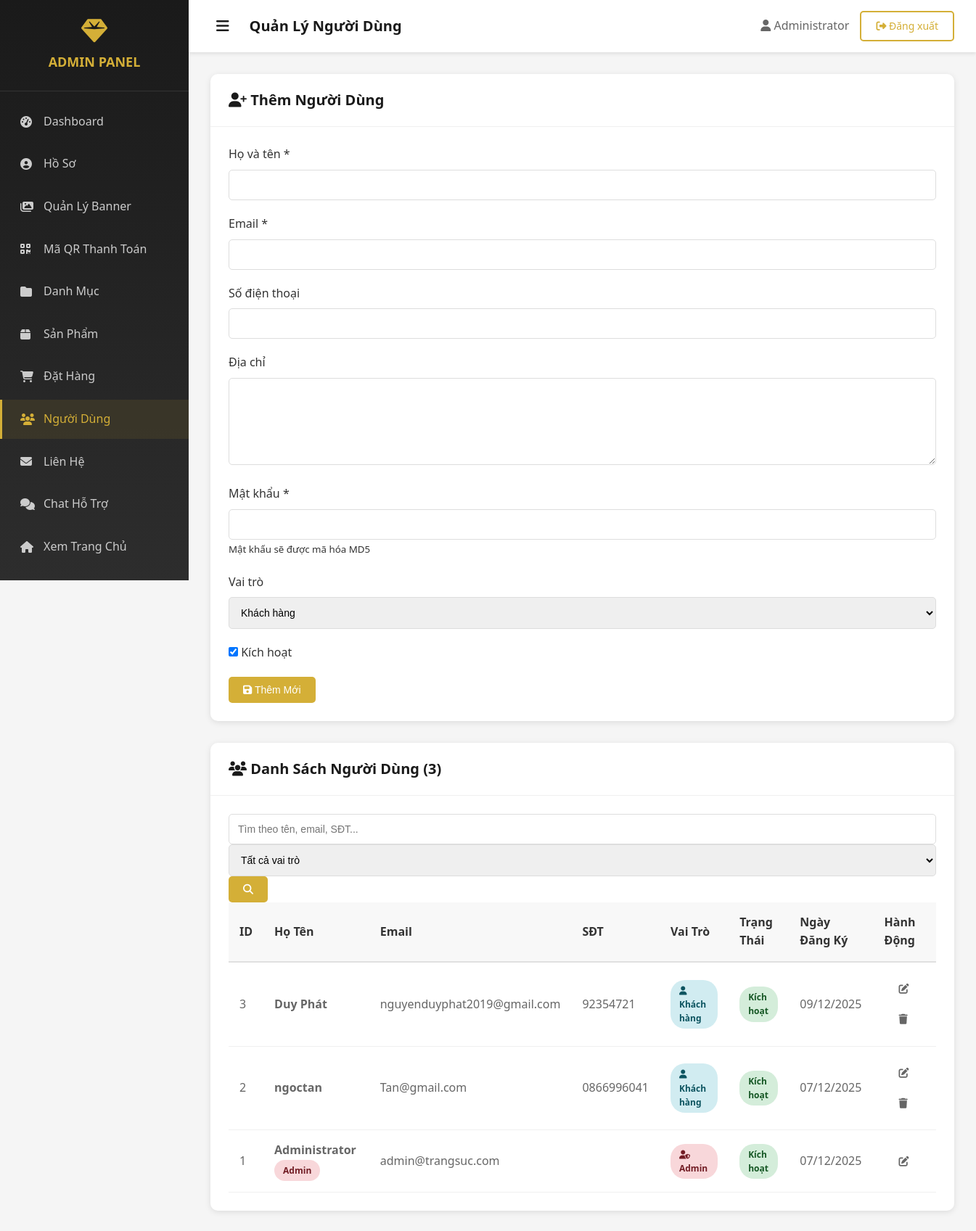
The page /admin/users.php (signed in) on the database its author committed.
### tables this page shows
CREATE TABLE `users` (
  `id` int(11) NOT NULL,
  `fullname` varchar(100) NOT NULL,
  `email` varchar(100) NOT NULL,
  `phone` varchar(20) DEFAULT NULL,
  `password` varchar(255) NOT NULL,
  `address` text DEFAULT NULL,
  `role` enum('admin','user') DEFAULT 'user',
  `status` tinyint(1) DEFAULT 1,
  `created_at` timestamp NOT NULL DEFAULT current_timestamp(),
  `updated_at` timestamp NOT NULL DEFAULT current_timestamp() ON UPDATE current_timestamp()
);

### admin/users.php (the view, shortened to what this page needs)
<?php
require_once 'check_admin.php';
$page = isset($_GET['page']) ? (int)$_GET['page'] : 1;
$limit = 20;
$offset = ($page - 1) * $limit;
$search = '';
$where = '';
$sql = "SELECT * FROM users $where ORDER BY created_at DESC LIMIT $limit OFFSET $offset";
$users = mysqli_query($conn, $sql);
$total = mysqli_fetch_assoc(mysqli_query($conn, "SELECT COUNT(*) as count FROM users $where"))['count'];
$edit_user = null;
include 'includes/header.php';
?>
<div class="row">
    <div class="col-md-4">
        <div class="admin-card">
            <div class="admin-card-header">
                <h3><i class="fas fa-user-plus"></i> <?php echo $edit_user ? 'Sửa Người Dùng' : 'Thêm Người Dùng'; ?></h3>
            </div>
            <div class="admin-card-body">
                <form method="POST">
                    <div class="form-group">
                        <label>Họ và tên <span class="text-danger">*</span></label>
                        <input type="text" name="fullname" class="form-control" required
                               value="<?php echo $edit_user['fullname'] ?? ''; ?>">
                    </div>
                    <div class="form-group">
                        <label>Email <span class="text-danger">*</span></label>
                        <input type="email" name="email" class="form-control" required
                               value="<?php echo $edit_user['email'] ?? ''; ?>">
                    </div>
                    <div class="form-group">
                        <label>Số điện thoại</label>
                        <input type="text" name="phone" class="form-control"
                               value="<?php echo $edit_user['phone'] ?? ''; ?>">
                    </div>
                    <div class="form-group">
                        <label>Địa chỉ</label>
                        <textarea name="address" class="form-control" rows="2"><?php echo $edit_user['address'] ?? ''; ?></textarea>
                    </div>
                    <div class="form-group">
                        <label>Mật khẩu <?php echo $edit_user ? '' : '<span class="text-danger">*</span>'; ?></label>
                        <input type="password" name="password" class="form-control"
                               <?php echo $edit_user ? '' : 'required'; ?>
                               placeholder="<?php echo $edit_user ? 'Để trống nếu không đổi' : ''; ?>">
                        <small class="text-muted">Mật khẩu sẽ được mã hóa MD5</small>
                    </div>
                    <div class="form-group">
                        <label>Vai trò</label>
                        <select name="role" class="form-control">
                            <option value="user" <?php echo ($edit_user['role'] ?? '') == 'user' ? 'selected' : ''; ?>>Khách hàng</option>
                        </select>
                    </div>
                    <div class="form-group">
                        <label>
                            <input type="checkbox" name="status" <?php echo ($edit_user['status'] ?? 1) == 1 ? 'checked' : ''; ?>>
                            Kích hoạt
                        </label>
                    </div>
                    <button type="submit" class="btn btn-primary">
                        <i class="fas fa-save"></i> <?php echo $edit_user ? 'Cập Nhật' : 'Thêm Mới'; ?>
                    </button>
                </form>
            </div>
        </div>
    </div>
    <div class="col-md-8">
        <div class="admin-card">
            <div class="admin-card-header">
                <h3><i class="fas fa-users"></i> Danh Sách Người Dùng (<?php echo $total; ?>)</h3>
            </div>
            <div class="admin-card-body">
                <form method="GET" class="filter-form">
                    <div class="row">
                        <div class="col-md-6">
                            <input type="text" name="search" class="form-control"
                                   placeholder="Tìm theo tên, email, SĐT..."
                                   value="<?php echo htmlspecialchars($search); ?>">
                        </div>
                        <div class="col-md-4">
                            <select name="role" class="form-control">
                                <option value="">Tất cả vai trò</option>
                            </select>
                        </div>
                        <div class="col-md-2">
                            <button type="submit" class="btn btn-primary btn-block">
                                <i class="fas fa-search"></i>
                            </button>
                        </div>
                    </div>
                </form>
                <div class="table-responsive">
                    <table class="admin-table">
                        <thead>
                            <tr>
                                <th>ID</th>
                                <th>Họ Tên</th>
                                <th>Email</th>
                                <th>SĐT</th>
                                <th>Vai Trò</th>
                                <th>Trạng Thái</th>
                                <th>Ngày Đăng Ký</th>
                                <th>Hành Động</th>
                            </tr>
                        </thead>
                        <tbody>
                            <?php while($user = mysqli_fetch_assoc($users)): ?>
                            <tr>
                                <td><?php echo $user['id']; ?></td>
                                <td>
                                    <strong><?php echo htmlspecialchars($user['fullname']); ?></strong>
                                    <?php if($user['role'] == 'admin'): ?>
                                    <span class="badge badge-danger">Admin</span>
                                    <?php endif; ?>
                                </td>
                                <td><?php echo htmlspecialchars($user['email']); ?></td>
                                <td><?php echo htmlspecialchars($user['phone']); ?></td>
                                <td>
                                    <?php if($user['role'] == 'admin'): ?>
                                    <span class="badge badge-danger"><i class="fas fa-user-shield"></i> Admin</span>
                                    <?php else: ?>
                                    <span class="badge badge-info"><i class="fas fa-user"></i> Khách hàng</span>
                                    <?php endif; ?>
                                </td>
                                <td>
                                    <a href="<?php echo $_SERVER['PHP_SELF']; ?>?toggle_status=<?php echo $user['id']; ?>"
                                       onclick="return confirm('Thay đổi trạng thái?')">
                                        <?php if($user['status'] == 1): ?>
                                        <span class="badge badge-success">Kích hoạt</span>
                                        <?php else: ?>
                                        <span class="badge badge-secondary">Khóa</span>
                                        <?php endif; ?>
                                    </a>
                                </td>
                                <td><?php echo date('d/m/Y', strtotime($user['created_at'])); ?></td>
                                <td>
                                    <a href="<?php echo $_SERVER['PHP_SELF']; ?>?edit=<?php echo $user['id']; ?>" class="btn btn-sm btn-info" title="Sửa">
                                        <i class="fas fa-edit"></i>
                                    </a>
                                    <?php if($user['role'] != 'admin'): ?>
                                    <a href="<?php echo $_SERVER['PHP_SELF']; ?>?delete=<?php echo $user['id']; ?>" class="btn btn-sm btn-danger"
                                       onclick="return confirm('Xóa người dùng này?')" title="Xóa">
                                        <i class="fas fa-trash"></i>
                                    </a>
                                    <?php endif; ?>
                                </td>
                            </tr>
                            <?php endwhile; ?>
                        </tbody>
                    </table>
                </div>
            </div>
        </div>
    </div>
</div>
<?php include 'includes/footer.php'; ?>

### assets/css/style.css (style rules this page uses)
* { margin: 0; padding: 0; box-sizing: border-box; }
body { font-family: 'Segoe UI', Tahoma, Geneva, Verdana, sans-serif; line-height: 1.6; color: #333; background-color: #f8f8f8; }
a { text-decoration: none; color: inherit; transition: all 0.3s ease; }
.btn { padding: 10px 20px; border: none; border-radius: 5px; cursor: pointer; font-size: 14px; font-weight: 500; transition: all 0.3s; text-align: center; display: inline-block; }
.btn-primary { background: #d4af37; color: #fff; flex: 1; }
.form-group { margin-bottom: 20px; }
.form-group label { display: block; margin-bottom: 8px; font-weight: 500; color: #333; }
.form-control { width: 100%; padding: 12px; border: 1px solid #ddd; border-radius: 5px; font-size: 14px; transition: border-color 0.3s; }
textarea.form-control { resize: vertical; min-height: 120px; }

### admin/assets/css/admin.css (style rules this page uses)
.admin-body { background: #f5f5f5; font-family: 'Segoe UI', Tahoma, Geneva, Verdana, sans-serif; }
.admin-card { background: #fff; border-radius: 10px; box-shadow: 0 2px 8px rgba(0,0,0,0.1); margin-bottom: 30px; }
.admin-card-header { padding: 20px 25px; border-bottom: 1px solid #f0f0f0; display: flex; justify-content: space-between; align-items: center; }
.admin-card-header h3 { color: #1a1a1a; font-size: 20px; margin: 0; }
.admin-card-body { padding: 25px; }
.admin-table { width: 100%; background: #fff; border-collapse: collapse; }
.admin-table thead { background: #f8f8f8; }
.admin-table th { padding: 15px; text-align: left; font-weight: 600; color: #333; border-bottom: 2px solid #e0e0e0; }
.admin-table td { padding: 15px; border-bottom: 1px solid #f0f0f0; color: #666; }
.badge { display: inline-block; padding: 5px 12px; border-radius: 20px; font-size: 12px; font-weight: 600; }
.badge-success { background: #d4edda; color: #155724; }
.badge-danger { background: #f8d7da; color: #721c24; }
.badge-info { background: #d1ecf1; color: #0c5460; }

### rows shown on the page
users: id "3", fullname "Duy Phát", email "nguyenduyphat2019@gmail.com", phone "92354721", role "user" (drawn), status "Kích hoạt", created_at "09/12/2025"
users: id "2", fullname "ngoctan", email "Tan@gmail.com", phone "0866996041", role "user" (drawn), status "Kích hoạt", created_at "07/12/2025"
users: id "1", fullname "Administrator", role "Admin", email "admin@trangsuc.com", status "Kích hoạt", created_at "07/12/2025"

### other values the page prints
$page_title "Quản Lý Người Dùng"
$_SESSION['user_name'] "Administrator"
$total "3"
